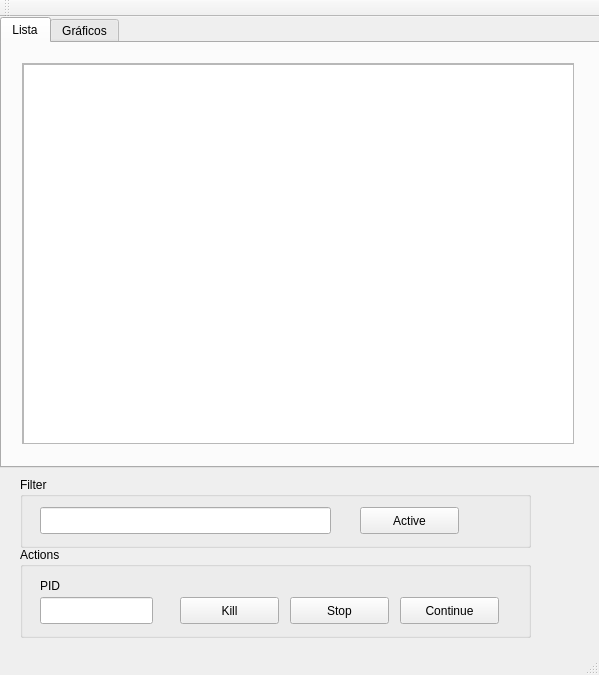
<?xml version="1.0" encoding="UTF-8"?>
<ui version="4.0">
 <class>MainWindow</class>
 <widget class="QMainWindow" name="MainWindow">
  <property name="geometry">
   <rect>
    <x>0</x>
    <y>0</y>
    <width>599</width>
    <height>675</height>
   </rect>
  </property>
  <property name="windowTitle">
   <string>MainWindow</string>
  </property>
  <widget class="QWidget" name="centralWidget">
   <widget class="QTabWidget" name="tabWidget">
    <property name="geometry">
     <rect>
      <x>0</x>
      <y>0</y>
      <width>601</width>
      <height>451</height>
     </rect>
    </property>
    <property name="currentIndex">
     <number>0</number>
    </property>
    <widget class="QWidget" name="tab">
     <attribute name="title">
      <string>Lista</string>
     </attribute>
     <widget class="QScrollArea" name="scrollArea">
      <property name="geometry">
       <rect>
        <x>20</x>
        <y>20</y>
        <width>552</width>
        <height>381</height>
       </rect>
      </property>
      <property name="widgetResizable">
       <bool>true</bool>
      </property>
      <widget class="QWidget" name="scrollAreaWidgetContents">
       <property name="geometry">
        <rect>
         <x>0</x>
         <y>0</y>
         <width>550</width>
         <height>379</height>
        </rect>
       </property>
       <widget class="QListView" name="listView">
        <property name="geometry">
         <rect>
          <x>0</x>
          <y>0</y>
          <width>551</width>
          <height>381</height>
         </rect>
        </property>
       </widget>
      </widget>
     </widget>
    </widget>
    <widget class="QWidget" name="tab_2">
     <attribute name="title">
      <string>Gráficos</string>
     </attribute>
    </widget>
   </widget>
   <widget class="QGroupBox" name="groupBox_flitro">
    <property name="geometry">
     <rect>
      <x>20</x>
      <y>460</y>
      <width>511</width>
      <height>71</height>
     </rect>
    </property>
    <property name="title">
     <string>Filter</string>
    </property>
    <widget class="QLineEdit" name="lineEdit_filter">
     <property name="geometry">
      <rect>
       <x>20</x>
       <y>30</y>
       <width>291</width>
       <height>27</height>
      </rect>
     </property>
    </widget>
    <widget class="QPushButton" name="pushButton_filter">
     <property name="geometry">
      <rect>
       <x>340</x>
       <y>30</y>
       <width>99</width>
       <height>27</height>
      </rect>
     </property>
     <property name="text">
      <string>Active</string>
     </property>
    </widget>
   </widget>
   <widget class="QGroupBox" name="groupBox">
    <property name="geometry">
     <rect>
      <x>20</x>
      <y>530</y>
      <width>511</width>
      <height>91</height>
     </rect>
    </property>
    <property name="title">
     <string>Actions</string>
    </property>
    <widget class="QLineEdit" name="lineEdit_PID">
     <property name="geometry">
      <rect>
       <x>20</x>
       <y>50</y>
       <width>113</width>
       <height>27</height>
      </rect>
     </property>
     <property name="text">
      <string/>
     </property>
    </widget>
    <widget class="QPushButton" name="pushButton_kill">
     <property name="geometry">
      <rect>
       <x>160</x>
       <y>50</y>
       <width>99</width>
       <height>27</height>
      </rect>
     </property>
     <property name="text">
      <string>Kill</string>
     </property>
    </widget>
    <widget class="QPushButton" name="pushButton_stop">
     <property name="geometry">
      <rect>
       <x>270</x>
       <y>50</y>
       <width>99</width>
       <height>27</height>
      </rect>
     </property>
     <property name="text">
      <string>Stop</string>
     </property>
    </widget>
    <widget class="QPushButton" name="pushButton_continue">
     <property name="geometry">
      <rect>
       <x>380</x>
       <y>50</y>
       <width>99</width>
       <height>27</height>
      </rect>
     </property>
     <property name="text">
      <string>Continue</string>
     </property>
    </widget>
    <widget class="QLabel" name="label">
     <property name="geometry">
      <rect>
       <x>20</x>
       <y>30</y>
       <width>67</width>
       <height>17</height>
      </rect>
     </property>
     <property name="text">
      <string>PID</string>
     </property>
    </widget>
   </widget>
  </widget>
  <widget class="QMenuBar" name="menuBar">
   <property name="geometry">
    <rect>
     <x>0</x>
     <y>0</y>
     <width>599</width>
     <height>25</height>
    </rect>
   </property>
  </widget>
  <widget class="QToolBar" name="mainToolBar">
   <attribute name="toolBarArea">
    <enum>TopToolBarArea</enum>
   </attribute>
   <attribute name="toolBarBreak">
    <bool>false</bool>
   </attribute>
  </widget>
  <widget class="QStatusBar" name="statusBar"/>
 </widget>
 <layoutdefault spacing="6" margin="11"/>
 <resources/>
 <connections/>
</ui>
